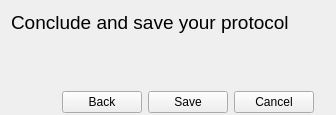
         <widget class="QWidget" name="page_6">
          <layout class="QGridLayout" name="gridLayout_6">
           <property name="bottomMargin">
            <number>0</number>
           </property>
           <item row="2" column="0" colspan="2">
            <widget class="QGroupBox" name="groupBox_4">
             <property name="maximumSize">
              <size>
               <width>16777215</width>
               <height>45</height>
              </size>
             </property>
             <property name="styleSheet">
              <string notr="true">QGroupBox {
    border: 2px solid transparent;
}</string>
             </property>
             <property name="title">
              <string/>
             </property>
             <layout class="QGridLayout" name="gridLayout_10">
              <property name="bottomMargin">
               <number>0</number>
              </property>
              <item row="0" column="2">
               <widget class="QPushButton" name="pushButton_save">
                <property name="text">
                 <string>Save</string>
                </property>
               </widget>
              </item>
              <item row="0" column="3">
               <widget class="QPushButton" name="pushButton_cancel6">
                <property name="text">
                 <string>Cancel</string>
                </property>
               </widget>
              </item>
              <item row="0" column="1">
               <widget class="QPushButton" name="pushButton_back6">
                <property name="text">
                 <string>Back</string>
                </property>
               </widget>
              </item>
              <item row="0" column="0">
               <spacer name="horizontalSpacer_4">
                <property name="orientation">
                 <enum>Qt::Horizontal</enum>
                </property>
                <property name="sizeHint" stdset="0">
                 <size>
                  <width>40</width>
                  <height>20</height>
                 </size>
                </property>
               </spacer>
              </item>
             </layout>
            </widget>
           </item>
           <item row="0" column="0" colspan="2">
            <widget class="QLabel" name="label_8">
             <property name="font">
              <font>
               <pointsize>14</pointsize>
              </font>
             </property>
             <property name="text">
              <string>Conclude and save your protocol</string>
             </property>
            </widget>
           </item>
           <item row="1" column="1">
            <spacer name="verticalSpacer_3">
             <property name="orientation">
              <enum>Qt::Vertical</enum>
             </property>
             <property name="sizeHint" stdset="0">
              <size>
               <width>20</width>
               <height>40</height>
              </size>
             </property>
            </spacer>
           </item>
          </layout>
         </widget>
